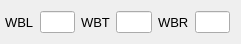
  <widget class="QWidget" name="horizontalLayoutWidget_4">
   <property name="geometry">
    <rect>
     <x>10</x>
     <y>460</y>
     <width>241</width>
     <height>31</height>
    </rect>
   </property>
   <layout class="QHBoxLayout" name="horizontalLayout_4">
    <property name="leftMargin">
     <number>5</number>
    </property>
    <item>
     <widget class="QLabel" name="label_9">
      <property name="font">
       <font>
        <pointsize>10</pointsize>
       </font>
      </property>
      <property name="text">
       <string>WBL</string>
      </property>
     </widget>
    </item>
    <item>
     <widget class="QLineEdit" name="wbl_vol">
      <property name="maximumSize">
       <size>
        <width>40</width>
        <height>16777215</height>
       </size>
      </property>
      <property name="alignment">
       <set>Qt::AlignRight|Qt::AlignTrailing|Qt::AlignVCenter</set>
      </property>
     </widget>
    </item>
    <item>
     <widget class="QLabel" name="label_14">
      <property name="font">
       <font>
        <pointsize>10</pointsize>
       </font>
      </property>
      <property name="text">
       <string>WBT</string>
      </property>
     </widget>
    </item>
    <item>
     <widget class="QLineEdit" name="wbt_vol">
      <property name="maximumSize">
       <size>
        <width>40</width>
        <height>16777215</height>
       </size>
      </property>
      <property name="alignment">
       <set>Qt::AlignRight|Qt::AlignTrailing|Qt::AlignVCenter</set>
      </property>
     </widget>
    </item>
    <item>
     <widget class="QLabel" name="label_18">
      <property name="font">
       <font>
        <pointsize>10</pointsize>
       </font>
      </property>
      <property name="text">
       <string>WBR</string>
      </property>
     </widget>
    </item>
    <item>
     <widget class="QLineEdit" name="wbr_vol">
      <property name="maximumSize">
       <size>
        <width>40</width>
        <height>16777215</height>
       </size>
      </property>
      <property name="alignment">
       <set>Qt::AlignRight|Qt::AlignTrailing|Qt::AlignVCenter</set>
      </property>
     </widget>
    </item>
   </layout>
  </widget>
